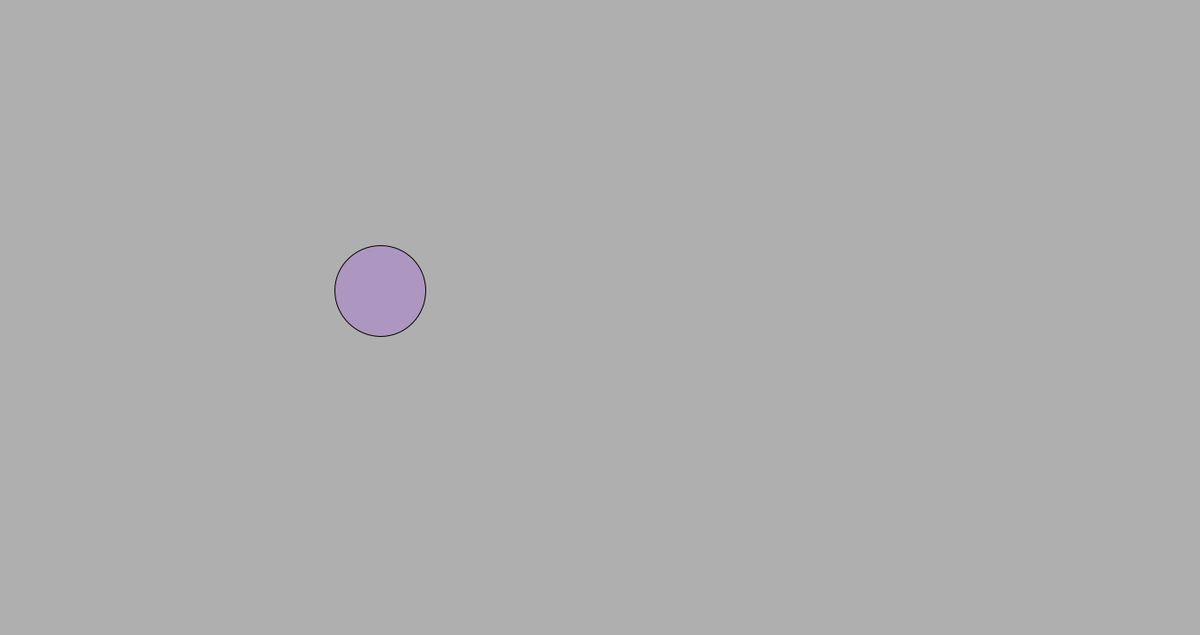
Frame 1 (no input)
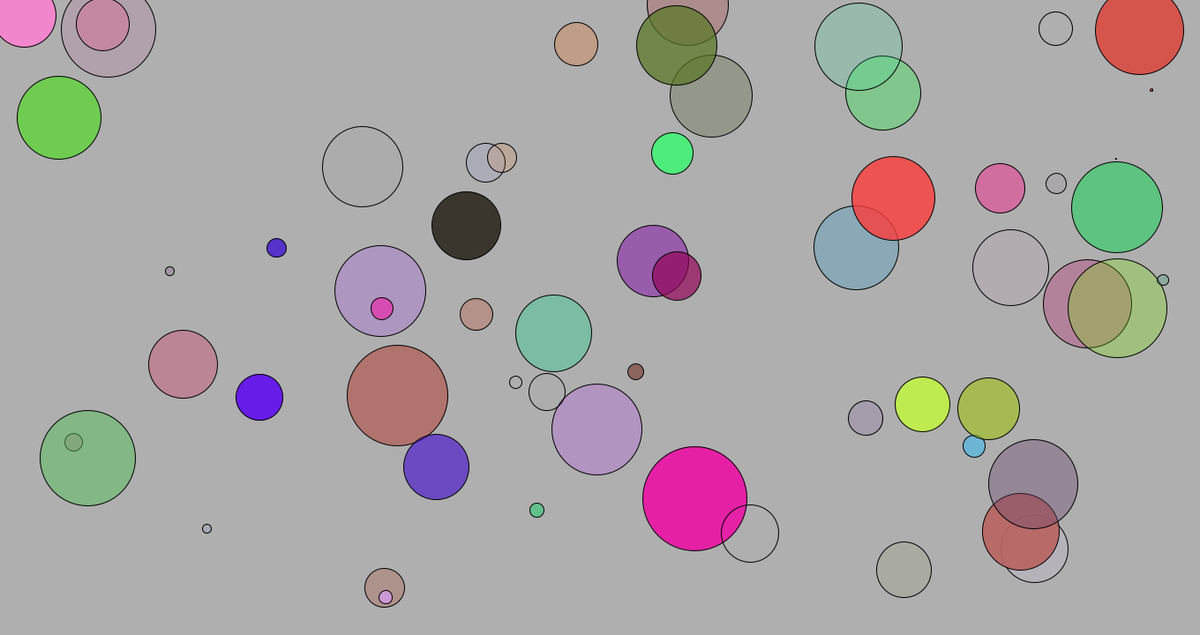
Frame 60 (the mouse pressed at the canvas centre just before this capture)
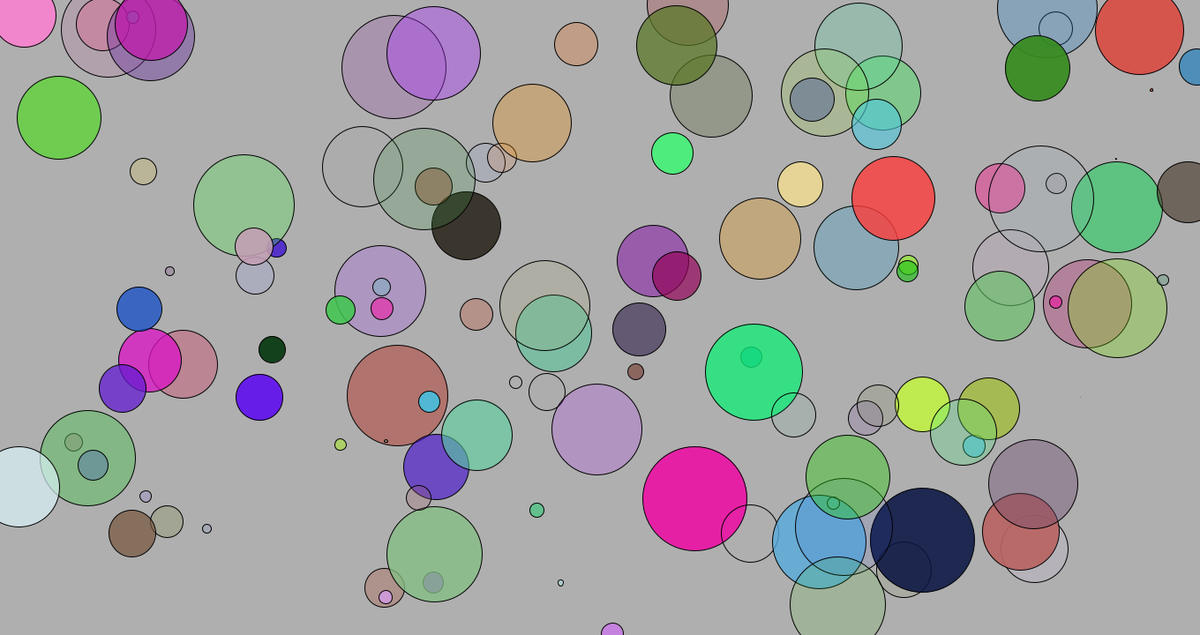
Frame 120 (the mouse held since frame 60 and released just before this capture)

The Processing sketch that drew these frames (run headless with seeded random() and noise(); from frame 60 on, the mouse is pressed at the canvas centre):

// Processing sketch: processing_94281
// ── processing_94281.pde

float r;
float g;
float b;
float a;
float diam;
float x;
float y;
float stroke;

void setup () {
  size (1360,720);
  background (175);
  smooth ();
}

void draw (){
  r = random (255);
  g = random (255);
  b = random (255);
  a = random (255);
  diam = random (120);
  x = random (width);
  y = random (height);
  
  stroke = random (100);
  fill (r,g,b,a);
  ellipse (x,y,diam,diam);
}
